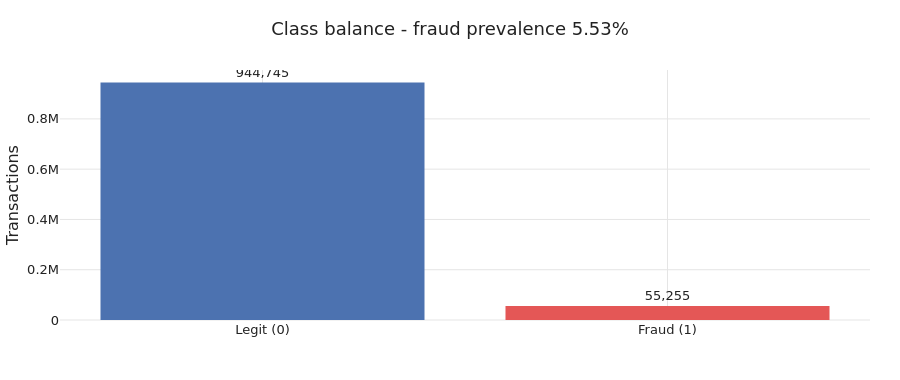

The cell this chart's notebook holds for it:
### Code cell
# Class balance bar.
vc = df[TARGET].value_counts().sort_index()
fig = go.Figure(go.Bar(x=["Legit (0)", "Fraud (1)"], y=vc.values,
                       marker_color=[KAG_COLORS[0], ACCENT],
                       text=[f"{v:,}" for v in vc.values], textposition="outside"))
fig.update_layout(title=f"Class balance - fraud prevalence {pos_rate:.2%}",
                  yaxis_title="Transactions", height=380)
fig.show()

### Figure 1 — Plotly figure (JSON) as saved in the notebook; plotly's stock layout.template omitted (floating-point values rounded to 4 significant figures)
{"data": [{"marker": {"color": ["#4C72B0", "#E45756"]}, "text": ["944,745", "55,255"], "textposition": "outside", "type": "bar", "x": ["Legit (0)", "Fraud (1)"], "y": [944745, 55255]}], "layout": {"height": 380, "title": {"text": "Class balance - fraud prevalence 5.53%"}, "yaxis": {"title": {"text": "Transactions"}}}}
